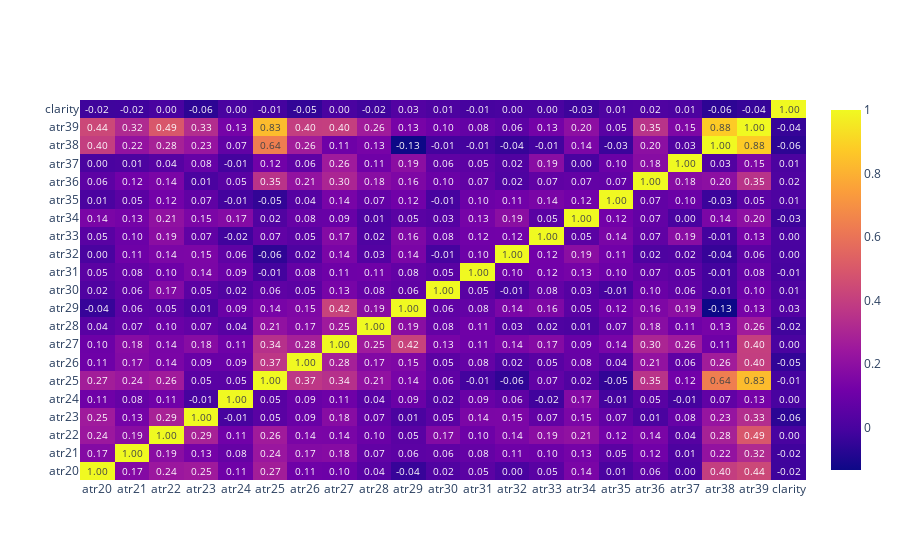

The cell this chart's notebook holds for it:
### Code cell
dataframe = regular_sentences.join([y])
correlation_matrix(dataframe)

### Figure 1 — Plotly figure (JSON) as saved in the notebook; plotly's stock layout.template omitted (floating-point values rounded to 4 significant figures; data arrays with more than 128 entries replaced by an {"elided": "..."} marker saying what was removed)
{"data": [{"text": {"elided": "21x21 float values"}, "texttemplate": "%{text:.2f}", "type": "heatmap", "x": ["atr20", "atr21", "atr22", "atr23", "atr24", "atr25", "atr26", "atr27", "atr28", "atr29", "atr30", "atr31", "atr32", "atr33", "atr34", "atr35", "atr36", "atr37", "atr38", "atr39", "clarity"], "y": ["atr20", "atr21", "atr22", "atr23", "atr24", "atr25", "atr26", "atr27", "atr28", "atr29", "atr30", "atr31", "atr32", "atr33", "atr34", "atr35", "atr36", "atr37", "atr38", "atr39", "clarity"], "z": {"elided": "21x21 float values"}}], "layout": {}}
